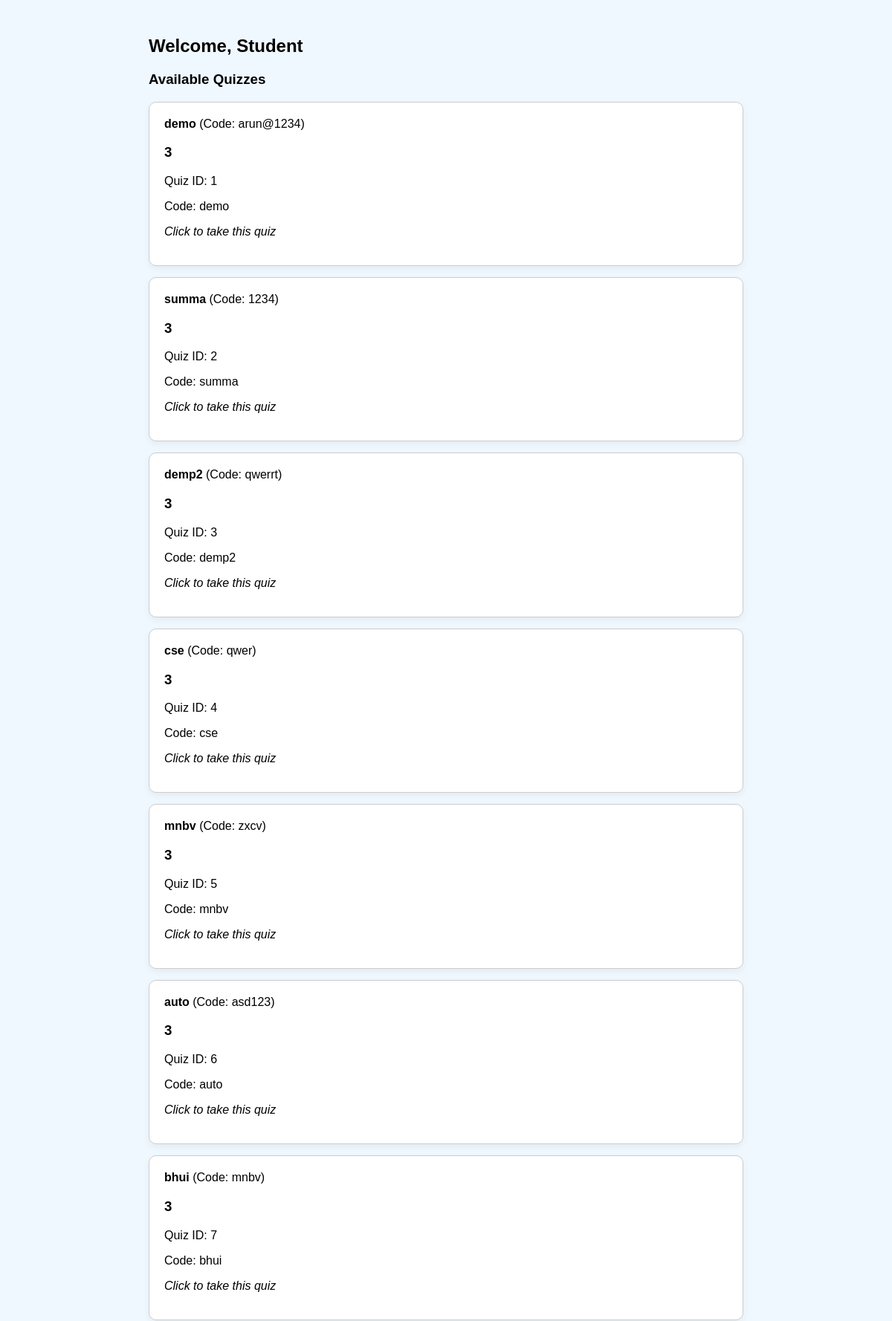
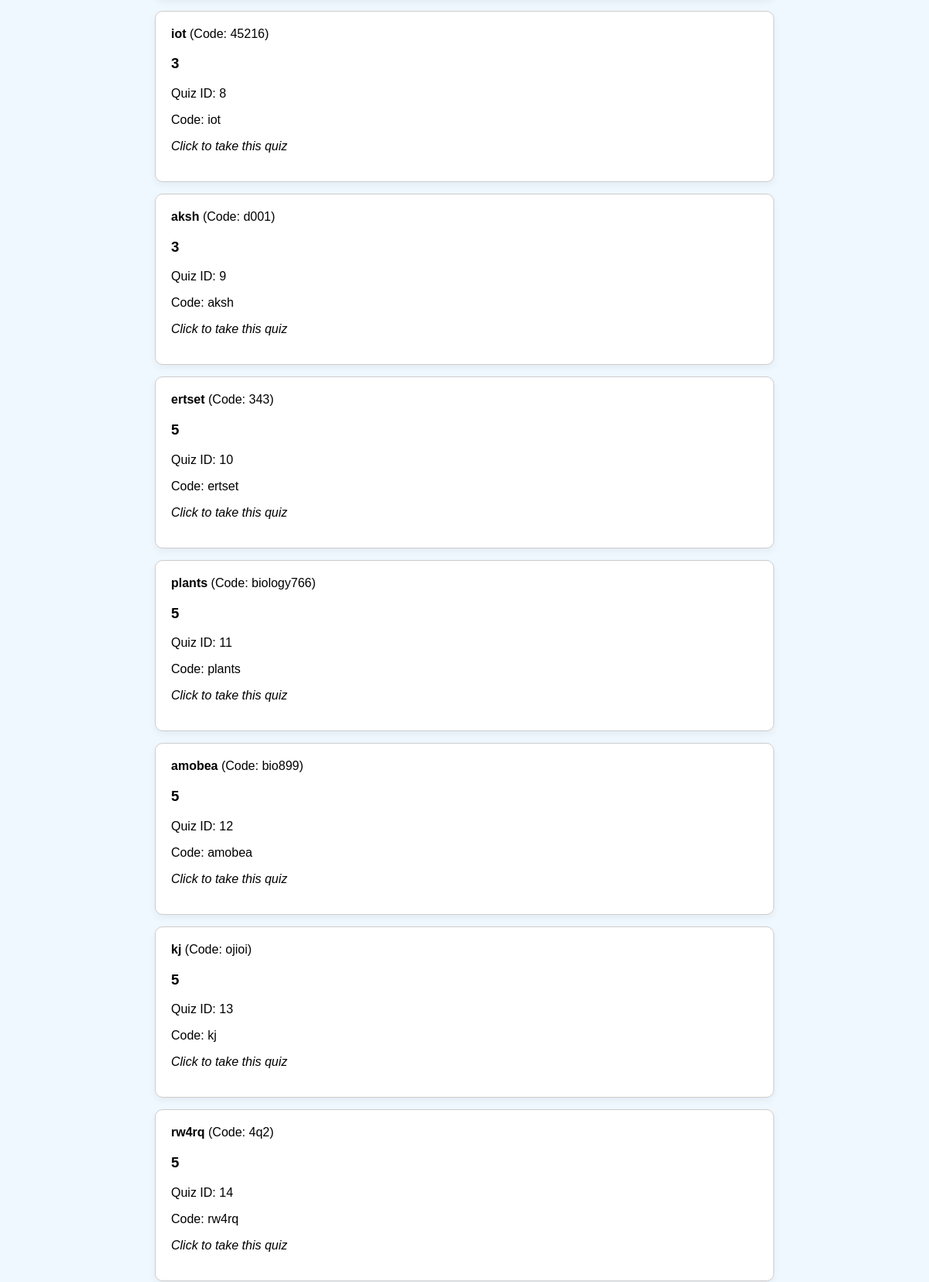
/student_dashboard/ (upper part), run on the app's committed database (2 pictures, top to bottom).
### tables this page shows
CREATE TABLE quizzes (
            id INTEGER PRIMARY KEY AUTOINCREMENT,
            instructor_id INTEGER,
            title TEXT NOT NULL,
            code TEXT UNIQUE NOT NULL,
            FOREIGN KEY (instructor_id) REFERENCES users(id)
        );

### app.py (the view)
@app.route('/student_dashboard/')
def student_dashboard():
    conn = sqlite3.connect('database.db')
    conn.row_factory = sqlite3.Row  # Ensures rows are returned as dictionaries
    cur = conn.cursor()
    cur.execute("SELECT * FROM quizzes")
    quizzes = cur.fetchall()  # Now quizzes should be a list of Row objects (not tuples)
    user_id = 1  # or session user
    cur.execute("SELECT DISTINCT quiz_id FROM responses")
    answered_quiz_ids = {row[0] for row in cur.fetchall()}
    taken_quiz_ids = [row[0] for row in cur.fetchall()]
    conn.close()
    return render_template("student_dashboard.html", quizzes=quizzes, answered_quiz_ids=answered_quiz_ids, taken_quiz_ids=taken_quiz_ids)

### templates/student_dashboard.html (shortened to what this page needs)
<!DOCTYPE html>
<html>
<head>
</head>
<!DOCTYPE html>
<html>
<head>
</head>
<body>
    <div class="container">
        <h2>Welcome, Student</h2>
        <h3>Available Quizzes</h3>
        {% if quizzes %}
            {% for quiz in quizzes %}
                <div class="quiz-card {% if quiz[0] in taken_quiz_ids %}taken{% endif %}">
                    <strong>{{ quiz.title }}</strong> (Code: {{ quiz.code }}) <br>
                    <h3>{{ quiz[1] }}</h3>
                    <p>Quiz ID: {{ quiz[0] }}</p>
                    <p>Code: {{ quiz[2] }}</p>
                    {% if quiz[0] in taken_quiz_ids %}
                        <p style="font-style: italic;">Already taken</p>
                    {% else %}
                        <p style="font-style: italic;">
                            <a href="{{ url_for('take_quiz', quiz_id=quiz[0]) }}" style="text-decoration: none; color: inherit;">
                                Click to take this quiz
                            </a>
                        </p>
                    {% endif %}
                </div>
            {% endfor %}
        {% else %}
            <p>No quizzes available at the moment.</p>
        {% endif %}
    </div>
</body>
</html>
</html>

### templates/student_dashboard.html (style rules this page uses)
body { font-family: Arial, sans-serif; background-color: #f0f8ff; padding: 20px; }
.container { max-width: 800px; margin: auto; }
.quiz-card { background: white; padding: 20px; margin-bottom: 15px; border-radius: 10px; box-shadow: 0px 4px 10px rgba(0, 0, 0, 0.05); border: 1px solid #ccc; }

### data on the page
quizzes: title "demo", code "arun@1234", instructor "3", id "1"
quizzes: title "summa", code "1234", instructor "3", id "2"
quizzes: title "demp2", code "qwerrt", instructor "3", id "3"
quizzes: title "cse", code "qwer", instructor "3", id "4"
quizzes: title "mnbv", code "zxcv", instructor "3", id "5"
quizzes: title "auto", code "asd123", instructor "3", id "6"
quizzes: title "bhui", code "mnbv", instructor "3", id "7"
quizzes: title "iot", code "45216", instructor "3", id "8"
quizzes: title "aksh", code "d001", instructor "3", id "9"
quizzes: title "ertset", code "343", instructor "5", id "10"
quizzes: title "plants", code "biology766", instructor "5", id "11"
quizzes: title "amobea", code "bio899", instructor "5", id "12"
quizzes: title "kj", code "ojioi", instructor "5", id "13"
quizzes: title "rw4rq", code "4q2", instructor "5", id "14"
